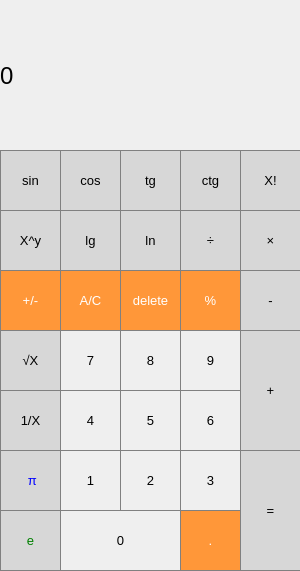
<?xml version="1.0" encoding="UTF-8"?>
<ui version="4.0">
 <class>MainWindow</class>
 <widget class="QMainWindow" name="MainWindow">
  <property name="geometry">
   <rect>
    <x>0</x>
    <y>0</y>
    <width>300</width>
    <height>571</height>
   </rect>
  </property>
  <property name="windowTitle">
   <string>Calculator</string>
  </property>
  <property name="windowIcon">
   <iconset theme="digit">
    <normaloff>.</normaloff>.</iconset>
  </property>
  <widget class="QWidget" name="centralWidget">
   <widget class="QLabel" name="result_show">
    <property name="geometry">
     <rect>
      <x>0</x>
      <y>0</y>
      <width>301</width>
      <height>151</height>
     </rect>
    </property>
    <property name="font">
     <font>
      <pointsize>18</pointsize>
     </font>
    </property>
    <property name="styleSheet">
     <string notr="true">QLabel {
  qproperty-alignment: 'AlignVCenter | AlignRight';
  border: 1px solid gray;
}

background-color : white;</string>
    </property>
    <property name="text">
     <string>0</string>
    </property>
    <property name="textFormat">
     <enum>Qt::AutoText</enum>
    </property>
   </widget>
   <widget class="QPushButton" name="pushButton_7">
    <property name="geometry">
     <rect>
      <x>60</x>
      <y>330</y>
      <width>61</width>
      <height>61</height>
     </rect>
    </property>
    <property name="font">
     <font>
      <pointsize>10</pointsize>
     </font>
    </property>
    <property name="styleSheet">
     <string notr="true">QPushButton {
   border: 1px solid gray;
}
QPushButton:pressed {
    background-color: qlineargradient(x1: 0, y1: 0, x2: 0, y2: 1,
                                      stop: 0 #dadbde, stop: 1 #f6f7fa);
}</string>
    </property>
    <property name="text">
     <string>7</string>
    </property>
   </widget>
   <widget class="QPushButton" name="pushButton_8">
    <property name="geometry">
     <rect>
      <x>120</x>
      <y>330</y>
      <width>61</width>
      <height>61</height>
     </rect>
    </property>
    <property name="font">
     <font>
      <pointsize>10</pointsize>
     </font>
    </property>
    <property name="styleSheet">
     <string notr="true">QPushButton {
   border: 1px solid gray;
}
QPushButton:pressed {
    background-color: qlineargradient(x1: 0, y1: 0, x2: 0, y2: 1,
                                      stop: 0 #dadbde, stop: 1 #f6f7fa);
}</string>
    </property>
    <property name="text">
     <string>8</string>
    </property>
   </widget>
   <widget class="QPushButton" name="pushButton_9">
    <property name="geometry">
     <rect>
      <x>180</x>
      <y>330</y>
      <width>61</width>
      <height>61</height>
     </rect>
    </property>
    <property name="font">
     <font>
      <pointsize>10</pointsize>
     </font>
    </property>
    <property name="styleSheet">
     <string notr="true">QPushButton {
   border: 1px solid gray;
}
QPushButton:pressed {
    background-color: qlineargradient(x1: 0, y1: 0, x2: 0, y2: 1,
                                      stop: 0 #dadbde, stop: 1 #f6f7fa);
}</string>
    </property>
    <property name="text">
     <string>9</string>
    </property>
   </widget>
   <widget class="QPushButton" name="pushButton_mul">
    <property name="geometry">
     <rect>
      <x>240</x>
      <y>210</y>
      <width>61</width>
      <height>61</height>
     </rect>
    </property>
    <property name="font">
     <font>
      <pointsize>10</pointsize>
     </font>
    </property>
    <property name="styleSheet">
     <string notr="true">QPushButton {
  background-color: rgb(215, 215, 215);
  border: 1px solid gray;
color:black;
}
QPushButton:pressed {
    background-color: qlineargradient(x1: 0, y1: 0, x2: 0, y2: 1,
                                      stop: 0 #BEBEBE, stop: 1 #D7D7D7);
}</string>
    </property>
    <property name="text">
     <string>×</string>
    </property>
   </widget>
   <widget class="QPushButton" name="pushButton_5">
    <property name="geometry">
     <rect>
      <x>120</x>
      <y>390</y>
      <width>61</width>
      <height>61</height>
     </rect>
    </property>
    <property name="font">
     <font>
      <pointsize>10</pointsize>
     </font>
    </property>
    <property name="styleSheet">
     <string notr="true">QPushButton {
   border: 1px solid gray;
}
QPushButton:pressed {
    background-color: qlineargradient(x1: 0, y1: 0, x2: 0, y2: 1,
                                      stop: 0 #dadbde, stop: 1 #f6f7fa);
}</string>
    </property>
    <property name="text">
     <string>5</string>
    </property>
   </widget>
   <widget class="QPushButton" name="pushButton_4">
    <property name="geometry">
     <rect>
      <x>60</x>
      <y>390</y>
      <width>61</width>
      <height>61</height>
     </rect>
    </property>
    <property name="font">
     <font>
      <pointsize>10</pointsize>
     </font>
    </property>
    <property name="styleSheet">
     <string notr="true">QPushButton {
   border: 1px solid gray;
}
QPushButton:pressed {
    background-color: qlineargradient(x1: 0, y1: 0, x2: 0, y2: 1,
                                      stop: 0 #dadbde, stop: 1 #f6f7fa);
}</string>
    </property>
    <property name="text">
     <string>4</string>
    </property>
   </widget>
   <widget class="QPushButton" name="pushButton_minas">
    <property name="geometry">
     <rect>
      <x>240</x>
      <y>270</y>
      <width>61</width>
      <height>61</height>
     </rect>
    </property>
    <property name="font">
     <font>
      <pointsize>10</pointsize>
     </font>
    </property>
    <property name="styleSheet">
     <string notr="true">QPushButton {
  background-color: rgb(215, 215, 215);
  border: 1px solid gray;
color:black;
}
QPushButton:pressed {
    background-color: qlineargradient(x1: 0, y1: 0, x2: 0, y2: 1,
                                      stop: 0 #BEBEBE, stop: 1 #D7D7D7);
}</string>
    </property>
    <property name="text">
     <string>-</string>
    </property>
   </widget>
   <widget class="QPushButton" name="pushButton_6">
    <property name="geometry">
     <rect>
      <x>180</x>
      <y>390</y>
      <width>61</width>
      <height>61</height>
     </rect>
    </property>
    <property name="font">
     <font>
      <pointsize>10</pointsize>
     </font>
    </property>
    <property name="styleSheet">
     <string notr="true">QPushButton {
   border: 1px solid gray;
}
QPushButton:pressed {
    background-color: qlineargradient(x1: 0, y1: 0, x2: 0, y2: 1,
                                      stop: 0 #dadbde, stop: 1 #f6f7fa);
}</string>
    </property>
    <property name="text">
     <string>6</string>
    </property>
   </widget>
   <widget class="QPushButton" name="pushButton_1">
    <property name="geometry">
     <rect>
      <x>60</x>
      <y>450</y>
      <width>61</width>
      <height>61</height>
     </rect>
    </property>
    <property name="font">
     <font>
      <pointsize>10</pointsize>
     </font>
    </property>
    <property name="styleSheet">
     <string notr="true">QPushButton {
   border: 1px solid gray;
}
QPushButton:pressed {
    background-color: qlineargradient(x1: 0, y1: 0, x2: 0, y2: 1,
                                      stop: 0 #dadbde, stop: 1 #f6f7fa);
}</string>
    </property>
    <property name="text">
     <string>1</string>
    </property>
   </widget>
   <widget class="QPushButton" name="pushButton_2">
    <property name="geometry">
     <rect>
      <x>120</x>
      <y>450</y>
      <width>61</width>
      <height>61</height>
     </rect>
    </property>
    <property name="font">
     <font>
      <pointsize>10</pointsize>
     </font>
    </property>
    <property name="styleSheet">
     <string notr="true">QPushButton {
   border: 1px solid gray;
}
QPushButton:pressed {
    background-color: qlineargradient(x1: 0, y1: 0, x2: 0, y2: 1,
                                      stop: 0 #dadbde, stop: 1 #f6f7fa);
}</string>
    </property>
    <property name="text">
     <string>2</string>
    </property>
   </widget>
   <widget class="QPushButton" name="pushButton_plus">
    <property name="geometry">
     <rect>
      <x>240</x>
      <y>330</y>
      <width>61</width>
      <height>121</height>
     </rect>
    </property>
    <property name="font">
     <font>
      <pointsize>10</pointsize>
     </font>
    </property>
    <property name="styleSheet">
     <string notr="true">QPushButton {
  background-color: rgb(215, 215, 215);
  border: 1px solid gray;
color:black;
}
QPushButton:pressed {
    background-color: qlineargradient(x1: 0, y1: 0, x2: 0, y2: 1,
                                      stop: 0 #BEBEBE, stop: 1 #D7D7D7);
}</string>
    </property>
    <property name="text">
     <string>+</string>
    </property>
   </widget>
   <widget class="QPushButton" name="pushButton_3">
    <property name="geometry">
     <rect>
      <x>180</x>
      <y>450</y>
      <width>61</width>
      <height>61</height>
     </rect>
    </property>
    <property name="font">
     <font>
      <pointsize>10</pointsize>
     </font>
    </property>
    <property name="styleSheet">
     <string notr="true">QPushButton {
   border: 1px solid gray;
}
QPushButton:pressed {
    background-color: qlineargradient(x1: 0, y1: 0, x2: 0, y2: 1,
                                      stop: 0 #dadbde, stop: 1 #f6f7fa);
}</string>
    </property>
    <property name="text">
     <string>3</string>
    </property>
   </widget>
   <widget class="QPushButton" name="pushButton_coma">
    <property name="geometry">
     <rect>
      <x>180</x>
      <y>510</y>
      <width>61</width>
      <height>61</height>
     </rect>
    </property>
    <property name="font">
     <font>
      <pointsize>10</pointsize>
     </font>
    </property>
    <property name="styleSheet">
     <string notr="true">QPushButton {
  background-color: rgb(255, 151, 57);
  color: white; 
  border: 1px solid gray;
}

QPushButton:pressed {
    background-color: qlineargradient(x1: 0, y1: 0, x2: 0, y2: 1,
                                      stop: 0 #FF7832, stop: 1 #FF9739);
}</string>
    </property>
    <property name="text">
     <string>.</string>
    </property>
   </widget>
   <widget class="QPushButton" name="pushButton_0">
    <property name="geometry">
     <rect>
      <x>60</x>
      <y>510</y>
      <width>121</width>
      <height>61</height>
     </rect>
    </property>
    <property name="font">
     <font>
      <pointsize>10</pointsize>
     </font>
    </property>
    <property name="styleSheet">
     <string notr="true">QPushButton {
   border: 1px solid gray;
}
QPushButton:pressed {
    background-color: qlineargradient(x1: 0, y1: 0, x2: 0, y2: 1,
                                      stop: 0 #dadbde, stop: 1 #f6f7fa);
}</string>
    </property>
    <property name="text">
     <string>0</string>
    </property>
   </widget>
   <widget class="QPushButton" name="pushButton_equality">
    <property name="geometry">
     <rect>
      <x>240</x>
      <y>450</y>
      <width>61</width>
      <height>121</height>
     </rect>
    </property>
    <property name="font">
     <font>
      <pointsize>10</pointsize>
     </font>
    </property>
    <property name="styleSheet">
     <string notr="true">QPushButton {
  background-color: rgb(215, 215, 215);
  border: 1px solid gray;
color:black;
}
QPushButton:pressed {
    background-color: qlineargradient(x1: 0, y1: 0, x2: 0, y2: 1,
                                      stop: 0 #BEBEBE, stop: 1 #D7D7D7);
}</string>
    </property>
    <property name="text">
     <string>=</string>
    </property>
   </widget>
   <widget class="QPushButton" name="pushButton_del">
    <property name="geometry">
     <rect>
      <x>120</x>
      <y>270</y>
      <width>61</width>
      <height>61</height>
     </rect>
    </property>
    <property name="font">
     <font>
      <pointsize>10</pointsize>
     </font>
    </property>
    <property name="styleSheet">
     <string notr="true">QPushButton {
  background-color: rgb(255, 151, 57);
  color: white; 
  border: 1px solid gray;
}

QPushButton:pressed {
    background-color: qlineargradient(x1: 0, y1: 0, x2: 0, y2: 1,
                                      stop: 0 #FF7832, stop: 1 #FF9739);
}</string>
    </property>
    <property name="text">
     <string>delete</string>
    </property>
   </widget>
   <widget class="QPushButton" name="pushButton_ac">
    <property name="geometry">
     <rect>
      <x>60</x>
      <y>270</y>
      <width>61</width>
      <height>61</height>
     </rect>
    </property>
    <property name="font">
     <font>
      <pointsize>10</pointsize>
     </font>
    </property>
    <property name="styleSheet">
     <string notr="true">QPushButton {
  background-color: rgb(255, 151, 57);
  color: white; 
  border: 1px solid gray;
}

QPushButton:pressed {
    background-color: qlineargradient(x1: 0, y1: 0, x2: 0, y2: 1,
                                      stop: 0 #FF7832, stop: 1 #FF9739);
}</string>
    </property>
    <property name="text">
     <string>A/C</string>
    </property>
   </widget>
   <widget class="QPushButton" name="pushButton_procents">
    <property name="geometry">
     <rect>
      <x>180</x>
      <y>270</y>
      <width>61</width>
      <height>61</height>
     </rect>
    </property>
    <property name="font">
     <font>
      <pointsize>10</pointsize>
     </font>
    </property>
    <property name="styleSheet">
     <string notr="true">QPushButton {
  background-color: rgb(255, 151, 57);
  color: white; 
  border: 1px solid gray;
}

QPushButton:pressed {
    background-color: qlineargradient(x1: 0, y1: 0, x2: 0, y2: 1,
                                      stop: 0 #FF7832, stop: 1 #FF9739);
}</string>
    </property>
    <property name="text">
     <string>%</string>
    </property>
   </widget>
   <widget class="QPushButton" name="pushButton_div">
    <property name="geometry">
     <rect>
      <x>180</x>
      <y>210</y>
      <width>61</width>
      <height>61</height>
     </rect>
    </property>
    <property name="font">
     <font>
      <pointsize>10</pointsize>
     </font>
    </property>
    <property name="styleSheet">
     <string notr="true">QPushButton {
  background-color: rgb(215, 215, 215);
  border: 1px solid gray;
color:black;
}
QPushButton:pressed {
    background-color: qlineargradient(x1: 0, y1: 0, x2: 0, y2: 1,
                                      stop: 0 #BEBEBE, stop: 1 #D7D7D7);
}</string>
    </property>
    <property name="text">
     <string>÷</string>
    </property>
   </widget>
   <widget class="QPushButton" name="pushButton_negPow">
    <property name="geometry">
     <rect>
      <x>0</x>
      <y>390</y>
      <width>61</width>
      <height>61</height>
     </rect>
    </property>
    <property name="font">
     <font>
      <pointsize>10</pointsize>
     </font>
    </property>
    <property name="styleSheet">
     <string notr="true">QPushButton {
  background-color: rgb(215, 215, 215);
color:black;
  border: 1px solid gray;
}
QPushButton:pressed {
    background-color: qlineargradient(x1: 0, y1: 0, x2: 0, y2: 1,
                                      stop: 0 #BEBEBE, stop: 1 #D7D7D7);
}</string>
    </property>
    <property name="text">
     <string>1/X</string>
    </property>
   </widget>
   <widget class="QPushButton" name="pushButton_factr">
    <property name="geometry">
     <rect>
      <x>240</x>
      <y>150</y>
      <width>61</width>
      <height>61</height>
     </rect>
    </property>
    <property name="font">
     <font>
      <pointsize>10</pointsize>
     </font>
    </property>
    <property name="styleSheet">
     <string notr="true">QPushButton {
  background-color: rgb(215, 215, 215);
color:black;
  border: 1px solid gray;
}
QPushButton:pressed {
    background-color: qlineargradient(x1: 0, y1: 0, x2: 0, y2: 1,
                                      stop: 0 #BEBEBE, stop: 1 #D7D7D7);
}</string>
    </property>
    <property name="text">
     <string>X!</string>
    </property>
   </widget>
   <widget class="QPushButton" name="pushButton_pi">
    <property name="geometry">
     <rect>
      <x>0</x>
      <y>450</y>
      <width>61</width>
      <height>61</height>
     </rect>
    </property>
    <property name="font">
     <font>
      <pointsize>10</pointsize>
     </font>
    </property>
    <property name="styleSheet">
     <string notr="true">QPushButton {
  background-color: rgb(215, 215, 215);
  color: blue;
  border: 1px solid gray;
}
QPushButton:pressed {
    background-color: qlineargradient(x1: 0, y1: 0, x2: 0, y2: 1,
                                      stop: 0 #BEBEBE, stop: 1 #D7D7D7);
}</string>
    </property>
    <property name="text">
     <string> π</string>
    </property>
   </widget>
   <widget class="QPushButton" name="pushButton_root">
    <property name="geometry">
     <rect>
      <x>0</x>
      <y>330</y>
      <width>61</width>
      <height>61</height>
     </rect>
    </property>
    <property name="font">
     <font>
      <pointsize>10</pointsize>
     </font>
    </property>
    <property name="styleSheet">
     <string notr="true">QPushButton {
  background-color: rgb(215, 215, 215);
  border: 1px solid gray;
color:black;
}
QPushButton:pressed {
    background-color: qlineargradient(x1: 0, y1: 0, x2: 0, y2: 1,
                                      stop: 0 #BEBEBE, stop: 1 #D7D7D7);
}</string>
    </property>
    <property name="text">
     <string>√X</string>
    </property>
   </widget>
   <widget class="QPushButton" name="pushButton_e">
    <property name="geometry">
     <rect>
      <x>0</x>
      <y>510</y>
      <width>61</width>
      <height>61</height>
     </rect>
    </property>
    <property name="font">
     <font>
      <pointsize>10</pointsize>
     </font>
    </property>
    <property name="styleSheet">
     <string notr="true">QPushButton {
  background-color: rgb(215, 215, 215);
  color: green;
  border: 1px solid gray;
}
QPushButton:pressed {
    background-color: qlineargradient(x1: 0, y1: 0, x2: 0, y2: 1,
                                      stop: 0 #BEBEBE, stop: 1 #D7D7D7);
}</string>
    </property>
    <property name="text">
     <string>e</string>
    </property>
   </widget>
   <widget class="QPushButton" name="pushButton_ln">
    <property name="geometry">
     <rect>
      <x>120</x>
      <y>210</y>
      <width>61</width>
      <height>61</height>
     </rect>
    </property>
    <property name="font">
     <font>
      <pointsize>10</pointsize>
     </font>
    </property>
    <property name="styleSheet">
     <string notr="true">QPushButton {
  background-color: rgb(215, 215, 215);
  border: 1px solid gray;
color:black;
}
QPushButton:pressed {
    background-color: qlineargradient(x1: 0, y1: 0, x2: 0, y2: 1,
                                      stop: 0 #BEBEBE, stop: 1 #D7D7D7);
}</string>
    </property>
    <property name="text">
     <string>ln</string>
    </property>
   </widget>
   <widget class="QPushButton" name="pushButton_pow">
    <property name="geometry">
     <rect>
      <x>0</x>
      <y>210</y>
      <width>61</width>
      <height>61</height>
     </rect>
    </property>
    <property name="font">
     <font>
      <pointsize>10</pointsize>
     </font>
    </property>
    <property name="styleSheet">
     <string notr="true">QPushButton {
  background-color: rgb(215, 215, 215);
  border: 1px solid gray;
color:black;
}
QPushButton:pressed {
    background-color: qlineargradient(x1: 0, y1: 0, x2: 0, y2: 1,
                                      stop: 0 #BEBEBE, stop: 1 #D7D7D7);
}</string>
    </property>
    <property name="text">
     <string>X^y</string>
    </property>
   </widget>
   <widget class="QPushButton" name="pushButton_lg">
    <property name="geometry">
     <rect>
      <x>60</x>
      <y>210</y>
      <width>61</width>
      <height>61</height>
     </rect>
    </property>
    <property name="font">
     <font>
      <pointsize>10</pointsize>
     </font>
    </property>
    <property name="styleSheet">
     <string notr="true">QPushButton {
  background-color: rgb(215, 215, 215);
  border: 1px solid gray;
color:black;
}
QPushButton:pressed {
    background-color: qlineargradient(x1: 0, y1: 0, x2: 0, y2: 1,
                                      stop: 0 #BEBEBE, stop: 1 #D7D7D7);
}</string>
    </property>
    <property name="text">
     <string>lg</string>
    </property>
   </widget>
   <widget class="QPushButton" name="pushButton_sin">
    <property name="geometry">
     <rect>
      <x>0</x>
      <y>150</y>
      <width>61</width>
      <height>61</height>
     </rect>
    </property>
    <property name="font">
     <font>
      <pointsize>10</pointsize>
     </font>
    </property>
    <property name="styleSheet">
     <string notr="true">QPushButton {
  background-color: rgb(215, 215, 215);
	color:black;
  border: 1px solid gray;
}
QPushButton:pressed {
    background-color: qlineargradient(x1: 0, y1: 0, x2: 0, y2: 1,
                                      stop: 0 #BEBEBE, stop: 1 #D7D7D7);
}</string>
    </property>
    <property name="text">
     <string>sin</string>
    </property>
   </widget>
   <widget class="QPushButton" name="pushButton_tg">
    <property name="geometry">
     <rect>
      <x>120</x>
      <y>150</y>
      <width>61</width>
      <height>61</height>
     </rect>
    </property>
    <property name="font">
     <font>
      <pointsize>10</pointsize>
     </font>
    </property>
    <property name="styleSheet">
     <string notr="true">QPushButton {
  background-color: rgb(215, 215, 215);
color:black;
  border: 1px solid gray;
}
QPushButton:pressed {
    background-color: qlineargradient(x1: 0, y1: 0, x2: 0, y2: 1,
                                      stop: 0 #BEBEBE, stop: 1 #D7D7D7);
}</string>
    </property>
    <property name="text">
     <string>tg</string>
    </property>
   </widget>
   <widget class="QPushButton" name="pushButton_cos">
    <property name="geometry">
     <rect>
      <x>60</x>
      <y>150</y>
      <width>61</width>
      <height>61</height>
     </rect>
    </property>
    <property name="font">
     <font>
      <pointsize>10</pointsize>
     </font>
    </property>
    <property name="styleSheet">
     <string notr="true">QPushButton {
  background-color: rgb(215, 215, 215);
color:black;
  border: 1px solid gray;
}
QPushButton:pressed {
    background-color: qlineargradient(x1: 0, y1: 0, x2: 0, y2: 1,
                                      stop: 0 #BEBEBE, stop: 1 #D7D7D7);
}</string>
    </property>
    <property name="text">
     <string>cos</string>
    </property>
   </widget>
   <widget class="QPushButton" name="pushButton_ctg">
    <property name="geometry">
     <rect>
      <x>180</x>
      <y>150</y>
      <width>61</width>
      <height>61</height>
     </rect>
    </property>
    <property name="font">
     <font>
      <pointsize>10</pointsize>
     </font>
    </property>
    <property name="styleSheet">
     <string notr="true">QPushButton {
  background-color: rgb(215, 215, 215);
color:black;
  border: 1px solid gray;
}
QPushButton:pressed {
    background-color: qlineargradient(x1: 0, y1: 0, x2: 0, y2: 1,
                                      stop: 0 #BEBEBE, stop: 1 #D7D7D7);
}</string>
    </property>
    <property name="text">
     <string>ctg</string>
    </property>
   </widget>
   <widget class="QPushButton" name="pushButton_signCh">
    <property name="geometry">
     <rect>
      <x>0</x>
      <y>270</y>
      <width>61</width>
      <height>61</height>
     </rect>
    </property>
    <property name="font">
     <font>
      <pointsize>10</pointsize>
     </font>
    </property>
    <property name="styleSheet">
     <string notr="true">QPushButton {
  background-color: rgb(255, 151, 57);
  color: white; 
  border: 1px solid gray;
}

QPushButton:pressed {
    background-color: qlineargradient(x1: 0, y1: 0, x2: 0, y2: 1,
                                      stop: 0 #FF7832, stop: 1 #FF9739);
}</string>
    </property>
    <property name="text">
     <string>+/-</string>
    </property>
   </widget>
  </widget>
 </widget>
 <layoutdefault spacing="6" margin="11"/>
 <resources/>
 <connections/>
</ui>
